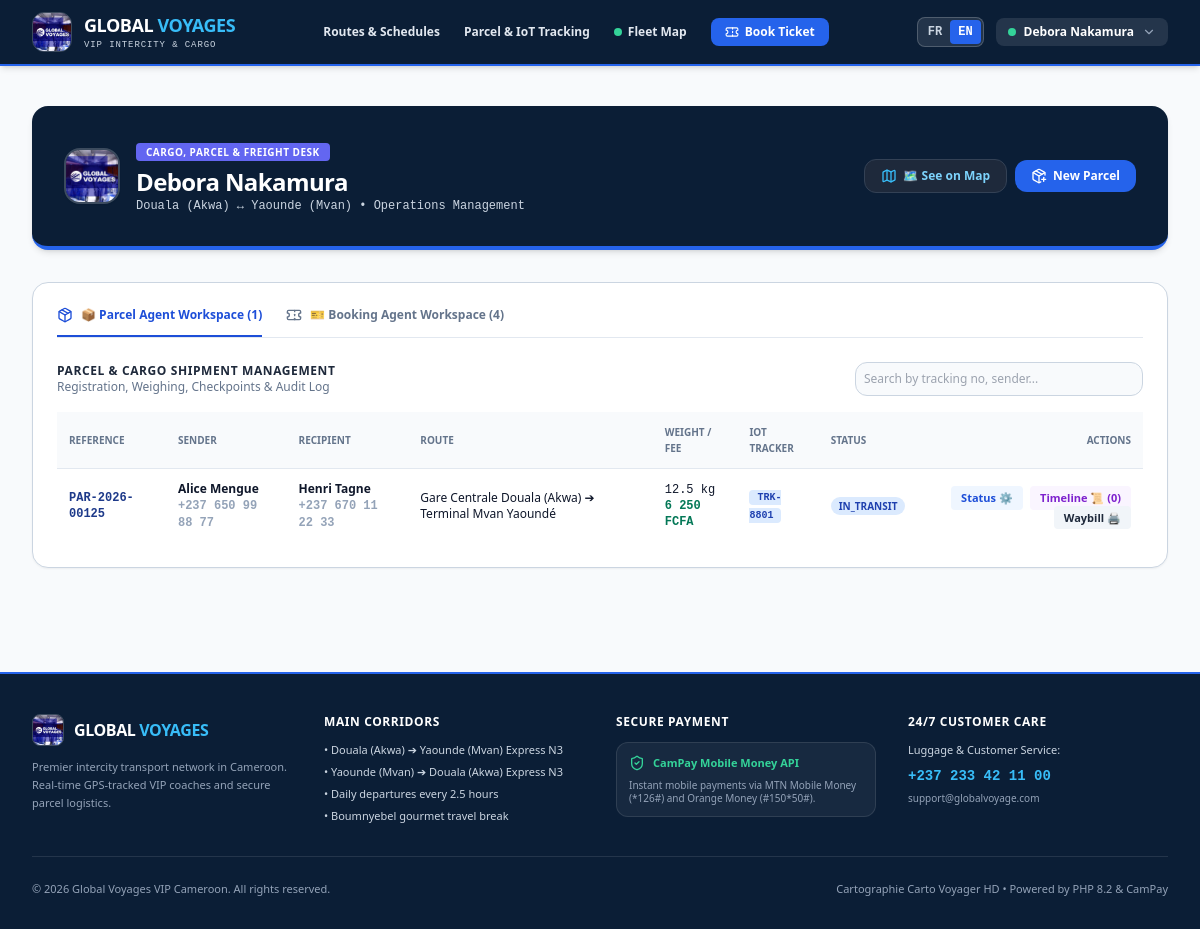
The app's page /agent/index.php (signed in) with its own data.
### tables this page shows
CREATE TABLE parcels (
    id INTEGER PRIMARY KEY AUTOINCREMENT,
    tracking_number VARCHAR(50) UNIQUE NOT NULL,
    customer_id INTEGER REFERENCES users(id),
    sender_name VARCHAR(100) NOT NULL,
    sender_phone VARCHAR(30) NOT NULL,
    sender_email VARCHAR(100),
    recipient_name VARCHAR(100) NOT NULL,
    recipient_phone VARCHAR(30) NOT NULL,
    recipient_address VARCHAR(255) NOT NULL,
    origin_station_id INTEGER REFERENCES stations(id),
    destination_station_id INTEGER REFERENCES stations(id),
    current_station_id INTEGER REFERENCES stations(id),
    trip_id INTEGER REFERENCES trips(id),
    weight_kg REAL DEFAULT 5.0,
    declared_value INTEGER DEFAULT 50000,
    description TEXT,
    status VARCHAR(30) DEFAULT 'REGISTERED',
    tracker_id INTEGER REFERENCES iot_trackers(id),
    created_at DATETIME DEFAULT CURRENT_TIMESTAMP
);

### src/Auth.php (called while the page is built, shortened)
<?php
class Auth {
    public static function user(): ?array {
        return $_SESSION['user'] ?? null;
    }
}

### src/Language.php (called while the page is built, shortened)
<?php
class Language {
    public static function get(string $key, ?string $fallback = null): string {
        $lang = self::current();
        return self::$translations[$lang][$key] ?? ($fallback ?? $key);
    }
    public static function current(): string {
        $lang = $_SESSION['lang'] ?? 'fr';
        return $lang;
    }
}
function t(string $key, ?string $fallback = null): string {
    return Language::get($key, $fallback);
}

### public/agent/index.php (the view, shortened to what this page needs)
<?php
require_once __DIR__ . '/../../src/Auth.php';
require_once __DIR__ . '/../../src/Language.php';
$currentUser = Auth::user();
$pdo = Database::getConnection();
$bookings = $pdo->query("SELECT b.*, trk.tracker_code
    FROM bookings b
    LEFT JOIN iot_trackers trk ON b.tracker_id = trk.id
    ORDER BY b.id DESC LIMIT 50")->fetchAll() ?: [];
$parcels = $pdo->query("SELECT p.*, so.name AS origin_name, sd.name AS dest_name, trk.tracker_code,
    (SELECT COUNT(*) FROM parcel_status_history WHERE parcel_id = p.id) AS history_count
    FROM parcels p
    LEFT JOIN stations so ON p.origin_station_id = so.id
    LEFT JOIN stations sd ON p.destination_station_id = sd.id
    LEFT JOIN iot_trackers trk ON p.tracker_id = trk.id
    ORDER BY p.id DESC")->fetchAll() ?: [];
$defaultTab = ($currentUser['role'] === 'BOOKING_AGENT') ? 'bookings' : 'parcels';
include __DIR__ . '/../includes/header.php';
?>
<div class="max-w-7xl mx-auto px-4 sm:px-6 lg:px-8 py-10 space-y-8 animate-fadeIn">
  <div class="bg-[#0B1E36] text-white p-6 sm:p-8 rounded-2xl border-b-4 border-blue-600 shadow-md flex flex-col sm:flex-row sm:items-center justify-between gap-4">
    <div class="flex items-center gap-4">
      <img src="<?= BASE_URL ?>/assets/images/global_voyages_logo.jpg" alt="Global Voyages" class="w-14 h-14 rounded-2xl object-cover border-2 border-white/20 shadow-sm shrink-0">
      <div>
        <span class="px-2.5 py-0.5 rounded bg-indigo-500 text-white font-black text-[10px] uppercase tracking-wider">
          <?= ($currentUser['role'] === 'BOOKING_AGENT') ? t('agent.bookingDesk', 'Guichet Réservations & Bagages VIP') : t('agent.parcelDesk', 'Guichet Fret, Colis & Messagerie') ?>
        </span>
        <h1 class="text-2xl font-black tracking-tight text-white mt-1"><?= htmlspecialchars($currentUser['name']) ?></h1>
        <p class="text-xs text-slate-300 font-mono"><?= t('agent.operationalMgmt', 'Douala (Akwa) ↔ Yaoundé (Mvan) • Gestion Opérationnelle') ?></p>
      </div>
    </div>
    <div class="flex flex-wrap items-center gap-2">
      <button type="button" onclick="toggleAgentMap()" id="btn-toggle-agent-map"
        class="px-4 py-2 rounded-xl bg-slate-800 hover:bg-slate-700 text-sky-300 border border-slate-700 font-bold text-xs shadow-xs transition flex items-center gap-1.5 cursor-pointer">
        <i data-lucide="map" class="w-4 h-4 text-sky-400"></i>
        <span><?= t('map.seeOnMap', '🗺️ Voir sur la Carte (See on Map)') ?></span>
      </button>
      <button type="button" onclick="openRegisterModal()"
        class="px-4 py-2 rounded-xl bg-blue-600 hover:bg-blue-500 text-white font-bold text-xs shadow-xs transition flex items-center gap-1.5 cursor-pointer">
        <i data-lucide="package-plus" class="w-4 h-4"></i>
        <span><?= t('agent.newParcel', 'Nouveau Colis') ?></span>
      </button>
    </div>
  </div>
  <div class="bg-white rounded-2xl border border-slate-300 shadow-sm overflow-hidden p-6 space-y-6">
    <div class="flex flex-wrap border-b border-slate-200 gap-4 sm:gap-6 text-xs font-bold">
      <button type="button" onclick="switchAgentTab('parcels')" id="agent-tab-parcels"
        class="pb-3 border-b-2 <?= $defaultTab === 'parcels' ? 'border-blue-700 text-blue-700' : 'border-transparent text-slate-500 hover:text-slate-800' ?> flex items-center gap-2 cursor-pointer">
        <i data-lucide="package" class="w-4 h-4"></i>
        <span><?= t('agent.tabParcels', '📦 Espace Agent de Colis') ?> (<?= count($parcels) ?>)</span>
      </button>
      <button type="button" onclick="switchAgentTab('bookings')" id="agent-tab-bookings"
        class="pb-3 border-b-2 <?= $defaultTab === 'bookings' ? 'border-blue-700 text-blue-700' : 'border-transparent text-slate-500 hover:text-slate-800' ?> flex items-center gap-2 cursor-pointer">
        <i data-lucide="ticket" class="w-4 h-4"></i>
        <span><?= t('agent.tabBookings', '🎫 Espace Agent de Réservation') ?> (<?= count($bookings) ?>)</span>
      </button>
    </div>
    <div id="agent-view-parcels" class="space-y-4 <?= $defaultTab === 'parcels' ? '' : 'hidden' ?>">
      <div class="flex flex-col sm:flex-row sm:items-center justify-between gap-3">
        <div>
          <h4 class="text-xs font-black uppercase tracking-wider text-slate-800"><?= t('agent.parcelsTitle', 'Gestion des Expéditions de Colis & Fret') ?></h4>
          <p class="text-xs text-slate-500"><?= t('agent.parcelsSub', "Enregistrement, Pesée, Checkpoints et Journal d'Audit") ?></p>
        </div>
        <input type="text" id="parcel-search" onkeyup="filterParcels()" placeholder="<?= t('agent.searchPlaceholder', 'Rechercher par n° de suivi, expéditeur...') ?>"
          class="p-2 rounded-xl bg-slate-50 border border-slate-300 text-xs w-72 focus:outline-none focus:ring-2 focus:ring-blue-600">
      </div>
      <div class="overflow-x-auto">
        <table class="w-full text-left text-xs" id="parcels-table">
          <thead class="bg-slate-50 border-b border-slate-200 text-slate-500 font-bold uppercase text-[10px]">
            <tr>
              <th class="p-3"><?= t('agent.colNumber', 'Numéro') ?></th>
              <th class="p-3"><?= t('agent.colSender', 'Expéditeur') ?></th>
              <th class="p-3"><?= t('agent.colRecipient', 'Destinataire') ?></th>
              <th class="p-3"><?= t('agent.colRoute', 'Ligne') ?></th>
              <th class="p-3"><?= t('agent.colWeightFees', 'Poids / Frais') ?></th>
              <th class="p-3"><?= t('agent.colTracker', 'Traceur IoT') ?></th>
              <th class="p-3"><?= t('agent.colStatus', 'Statut') ?></th>
              <th class="p-3 text-right"><?= t('agent.colActions', 'Actions') ?></th>
            </tr>
          </thead>
          <tbody class="divide-y divide-slate-100">
            <?php foreach ($parcels as $p): ?>
              <?php $price = max(2500, (int)($p['weight_kg'] * 500)); ?>
              <tr class="hover:bg-slate-50/60 transition">
                <td class="p-3 font-mono font-bold text-blue-900"><?= htmlspecialchars($p['tracking_number']) ?></td>
                <td class="p-3 font-semibold"><?= htmlspecialchars($p['sender_name']) ?><br><span class="text-slate-400 font-mono"><?= htmlspecialchars($p['sender_phone']) ?></span></td>
                <td class="p-3 font-semibold"><?= htmlspecialchars($p['recipient_name']) ?><br><span class="text-slate-400 font-mono"><?= htmlspecialchars($p['recipient_phone']) ?></span></td>
                <td class="p-3"><?= htmlspecialchars($p['origin_name']) ?> ➔ <?= htmlspecialchars($p['dest_name']) ?></td>
                <td class="p-3 font-mono"><?= $p['weight_kg'] ?> kg<br><span class="text-emerald-700 font-bold"><?= number_format($price, 0, ',', ' ') ?> FCFA</span></td>
                <td class="p-3">
                  <?php if ($p['tracker_code']): ?>
                    <span class="px-2 py-0.5 rounded bg-blue-100 text-blue-800 font-mono font-bold text-[10px]"><?= htmlspecialchars($p['tracker_code']) ?></span>
                  <?php else: ?>
                    <span class="text-slate-400 italic"><?= t('agent.none', 'Aucun') ?></span>
                  <?php endif; ?>
                </td>
                <td class="p-3">
                  <span class="px-2 py-0.5 rounded-full text-[10px] font-bold uppercase
                    <?= $p['status'] === 'IN_TRANSIT' ? 'bg-blue-100 text-blue-800' : ($p['status'] === 'LIVRÉ' ? 'bg-emerald-100 text-emerald-800' : 'bg-amber-100 text-amber-800') ?>">
                    <?= htmlspecialchars($p['status']) ?>
                  </span>
                </td>
                <td class="p-3 text-right space-x-1">
                  <button type="button" onclick="openStatusModal(<?= $p['id'] ?>, '<?= htmlspecialchars($p['tracking_number']) ?>', '<?= htmlspecialchars($p['status']) ?>')"
                    class="px-2.5 py-1 rounded bg-blue-50 hover:bg-blue-100 text-blue-700 font-bold transition text-[11px] cursor-pointer">
                    <?= t('agent.btnStatus', 'Statut ⚙️') ?>
                  </button>
                  <button type="button" onclick="openHistoryModal(<?= $p['id'] ?>, '<?= htmlspecialchars($p['tracking_number']) ?>')"
                    class="px-2.5 py-1 rounded bg-purple-50 hover:bg-purple-100 text-purple-700 font-bold transition text-[11px] cursor-pointer">
                    <?= t('agent.btnHistory', 'Historique 📜') ?> (<?= $p['history_count'] ?>)
                  </button>
                  <a href="<?= BASE_URL ?>/agent/waybill.php?num=<?= urlencode($p['tracking_number']) ?>" target="_blank"
                     class="px-2.5 py-1 rounded bg-slate-100 hover:bg-slate-200 text-slate-800 font-bold transition text-[11px]">
                    <?= t('agent.btnWaybill', 'Bordereau 🖨️') ?>
                  </a>
                </td>
              </tr>
            <?php endforeach; ?>
          </tbody>
        </table>
      </div>
    </div>
  </div>
</div>
<?php include __DIR__ . '/../includes/footer.php'; ?>

### public/assets/css/style.css (style rules this page uses)
.animate-fadeIn { animation: fadeIn 0.25s ease-out forwards; }

### records on screen
parcels: tracking_number "PAR-2026-00125", sender_name "Alice Mengue", sender_phone "+237 650 99 88 77", recipient_name "Henri Tagne", recipient_phone "+237 670 11 22 33", origin_name "Gare Centrale Douala (Akwa)", dest_name "Terminal Mvan Yaoundé", weight_kg "12.5", weight_kg "6 250", tracker_code "TRK-8801", status "IN_TRANSIT", history_count "0"

### other values on screen
t('nav.routes', 'Lignes & Horaires') "Routes & Schedules"
t('nav.tracking', 'Suivi Colis & IoT') "Parcel & IoT Tracking"
t('hero.tabMap', 'Carte Flotte') "Fleet Map"
t('nav.book', 'Réserver Billet') "Book Ticket"
$user['name'] "Debora Nakamura"
t('agent.parcelDesk', 'Guichet Fret, Colis & Messagerie') "CARGO, PARCEL & FREIGHT DESK"
$currentUser['name'] "Debora Nakamura"
t('map.seeOnMap', '🗺️ Voir sur la Carte (See on Map)') "🗺️ See on Map"
t('agent.newParcel', 'Nouveau Colis') "New Parcel"
t('agent.tabParcels', '📦 Espace Agent de Colis') "📦 Parcel Agent Workspace"
count($parcels) "1"
t('agent.tabBookings', '🎫 Espace Agent de Réservation') "🎫 Booking Agent Workspace"
count($bookings) "4"
t('agent.parcelsTitle', 'Gestion des Expéditions de Colis & Fret') "PARCEL & CARGO SHIPMENT MANAGEMENT"
t('agent.colNumber', 'Numéro') "REFERENCE"
